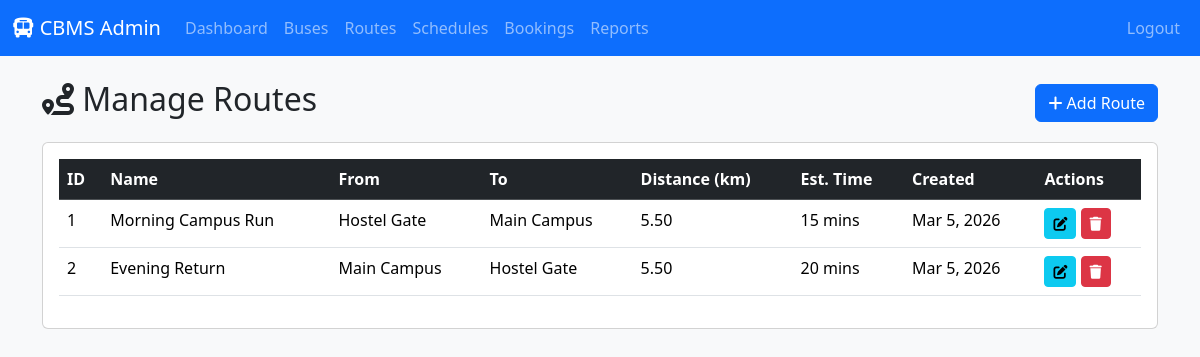
The app's page /manage_routes.php (signed in) with its own data.
### tables this page shows
CREATE TABLE routes (
    id INT AUTO_INCREMENT PRIMARY KEY,
    name VARCHAR(100) NOT NULL,
    from_location VARCHAR(100) NOT NULL,
    to_location VARCHAR(100) NOT NULL,
    distance_km DECIMAL(5,2),
    estimated_time VARCHAR(20),
    created_at TIMESTAMP DEFAULT CURRENT_TIMESTAMP
);

### manage_routes.php (the view, shortened to what this page needs)
<?php
$conn = getDB();
$routes = $conn->query("SELECT * FROM routes ORDER BY created_at DESC");
?>
<?php include 'header.php'; ?>
<div class="d-flex justify-content-between align-items-center mb-3">
    <h2><i class="fas fa-route"></i> Manage Routes</h2>
    <button class="btn btn-primary" data-bs-toggle="modal" data-bs-target="#routeModal"><i class="fas fa-plus"></i> Add Route</button>
</div>
<div class="card">
    <div class="card-body">
        <table class="table table-hover">
            <thead class="table-dark">
                <tr>
                    <th>ID</th>
                    <th>Name</th>
                    <th>From</th>
                    <th>To</th>
                    <th>Distance (km)</th>
                    <th>Est. Time</th>
                    <th>Created</th>
                    <th>Actions</th>
                </tr>
            </thead>
            <tbody>
                <?php while ($row = $routes->fetch_assoc()): ?>
                <tr>
                    <td><?php echo $row['id']; ?></td>
                    <td><?php echo htmlspecialchars($row['name']); ?></td>
                    <td><?php echo htmlspecialchars($row['from_location']); ?></td>
                    <td><?php echo htmlspecialchars($row['to_location']); ?></td>
                    <td><?php echo $row['distance_km'] ?: 'N/A'; ?></td>
                    <td><?php echo htmlspecialchars($row['estimated_time'] ?? 'N/A'); ?></td>
                    <td><?php echo date('M j, Y', strtotime($row['created_at'])); ?></td>
                    <td>
                        <button class="btn btn-sm btn-info edit-btn" data-id="<?php echo $row['id']; ?>" data-bs-toggle="modal" data-bs-target="#routeModal">
                            <i class="fas fa-edit"></i>
                        </button>
                        <button class="btn btn-sm btn-danger delete-btn" data-id="<?php echo $row['id']; ?>">
                            <i class="fas fa-trash"></i>
                        </button>
                    </td>
                </tr>
                <?php endwhile; ?>
            </tbody>
        </table>
    </div>
</div>
</body>
</html>

### header.php (style rules this page uses)
body { background-color: #f8f9fa; }

### records on screen
routes: id "1", name "Morning Campus Run", from_location "Hostel Gate", to_location "Main Campus", distance_km "5.50", estimated_time "15 mins", created_at "Mar 5, 2026"
routes: id "2", name "Evening Return", from_location "Main Campus", to_location "Hostel Gate", distance_km "5.50", estimated_time "20 mins", created_at "Mar 5, 2026"
